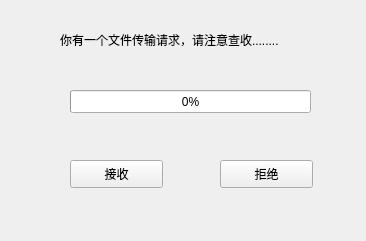
<?xml version="1.0" encoding="UTF-8"?>
<ui version="4.0">
 <class>receive_file</class>
 <widget class="QWidget" name="receive_file">
  <property name="geometry">
   <rect>
    <x>0</x>
    <y>0</y>
    <width>366</width>
    <height>241</height>
   </rect>
  </property>
  <property name="windowTitle">
   <string>Form</string>
  </property>
  <widget class="QLabel" name="label">
   <property name="geometry">
    <rect>
     <x>60</x>
     <y>30</y>
     <width>291</width>
     <height>20</height>
    </rect>
   </property>
   <property name="text">
    <string>&lt;html&gt;&lt;head/&gt;&lt;body&gt;&lt;p&gt;你有一个文件传输请求，请注意查收........&lt;/p&gt;&lt;/body&gt;&lt;/html&gt;</string>
   </property>
  </widget>
  <widget class="QProgressBar" name="progressBar">
   <property name="geometry">
    <rect>
     <x>70</x>
     <y>90</y>
     <width>241</width>
     <height>23</height>
    </rect>
   </property>
   <property name="value">
    <number>0</number>
   </property>
  </widget>
  <widget class="QPushButton" name="pushButton">
   <property name="geometry">
    <rect>
     <x>70</x>
     <y>160</y>
     <width>93</width>
     <height>28</height>
    </rect>
   </property>
   <property name="text">
    <string>接收</string>
   </property>
  </widget>
  <widget class="QPushButton" name="pushButton_2">
   <property name="geometry">
    <rect>
     <x>220</x>
     <y>160</y>
     <width>93</width>
     <height>28</height>
    </rect>
   </property>
   <property name="text">
    <string>拒绝</string>
   </property>
  </widget>
 </widget>
 <resources/>
 <connections/>
</ui>
